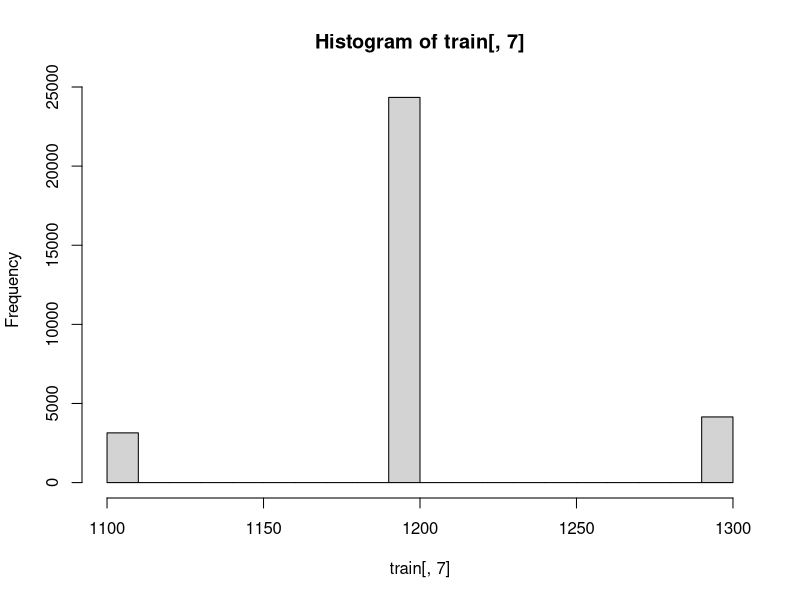
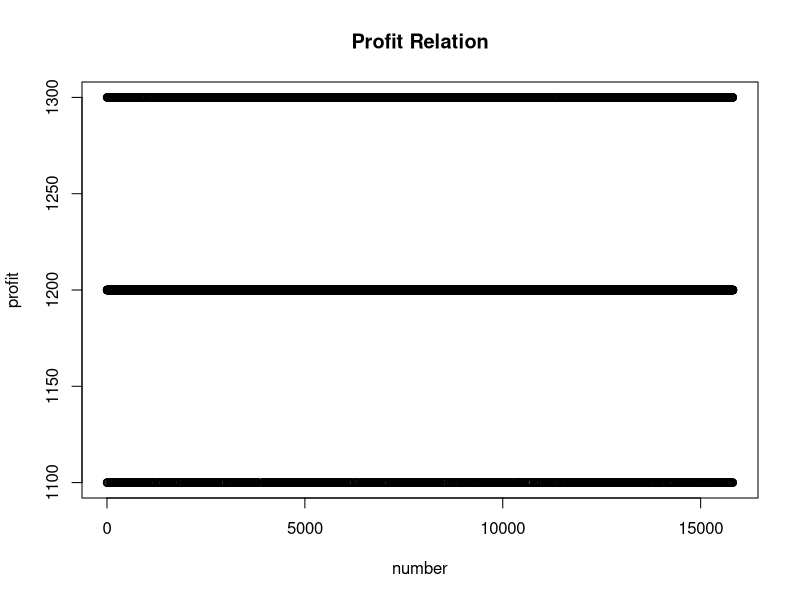
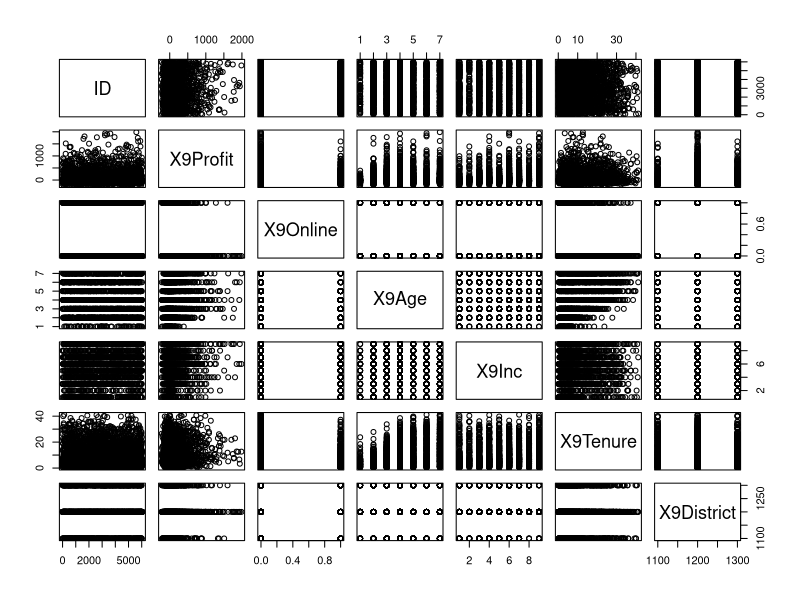
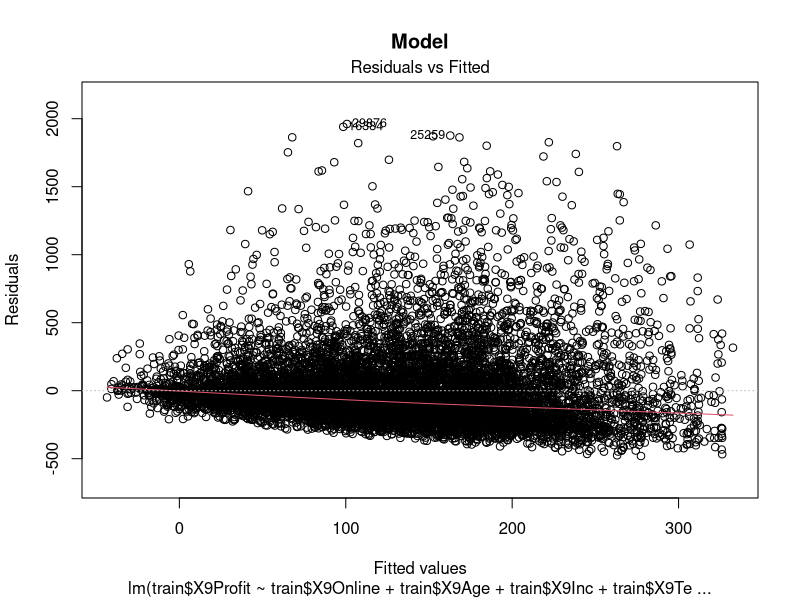
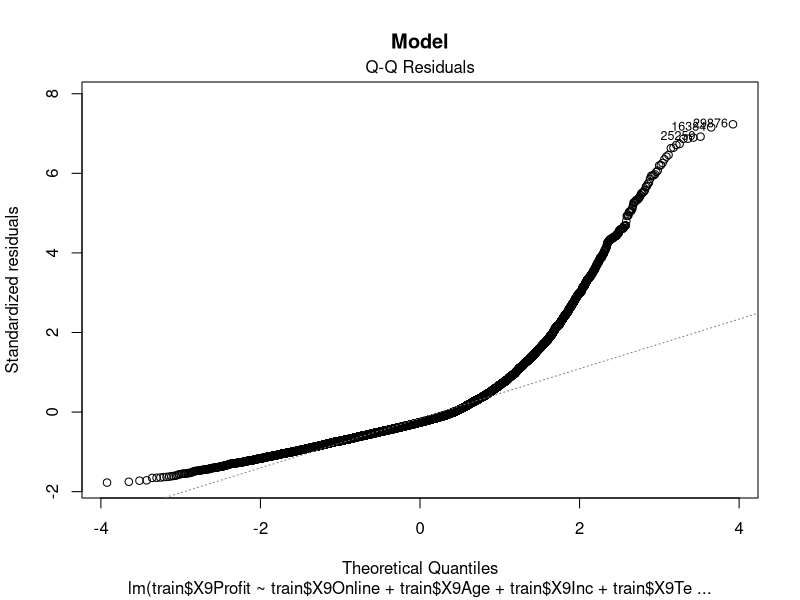

Generate these figures, in order, with R:
#set the working directory
train <- read.csv("PilgrimCaseData.csv")

# dimension of the data
dim(train)
colnames(train)
hist(train[, 7])


#randomly devide the dataset into two parts
number<- c(sample(31634, 15817))
num<- sort(number) #Sort the variables to make it easier to compare the pridiction with the real graph
train<- train[num,] #use the training set to form a linear relationship
remain<- train[-num,] #use the remian set to test the linear formular

# observe what data lookes like
plot(train[, 7],type='p',ylab='profit', xlab='number', col='black', main='Profit Relation')
pairs(train[1:3000,1:7])

model <- lm(formula = train$X9Profit ~ train$X9Online + train$X9Age + train$X9Inc + train$X9Tenure + train$X9District +I(train$X9Online^2) + I(train$X9Age^2) + I(train$X9Inc^2) + I(train$X9Tenure^2) + I(train$X9District^2),data = train)
plot(model, main = "Model", which = c(1, 2))
summary(model)




